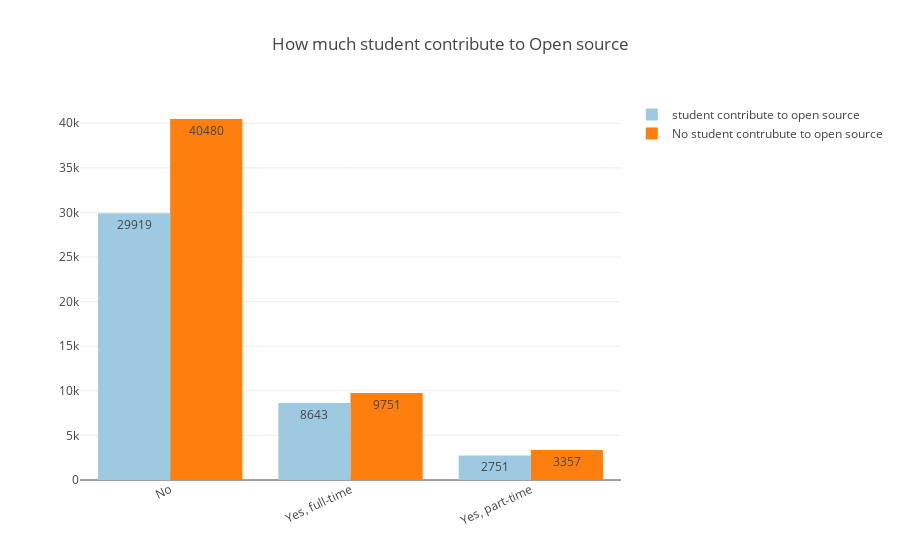

Notebook code cell kept with this figure:
### Code cell
studentsyes = oscontribyes["Student"].value_counts()
studentsno = oscontribNo["Student"].value_counts()
plotlybar(studentsyes.index, studentsyes.values, 'student contribute to open source',
         studentsno.index, studentsno.values, 'No student contrubute to open source',
         '#9ECAE1','#123fgh',title = 'How much student contribute to Open source')

### Figure 1 — Plotly figure (JSON) as saved in the notebook; plotly's stock layout.template omitted (floating-point values rounded to 4 significant figures)
{"data": [{"marker": {"color": "#9ECAE1"}, "name": "student contribute to open source", "orientation": "v", "text": [29919, 8643, 2751], "textposition": "auto", "type": "bar", "x": ["No", "Yes, full-time", "Yes, part-time"], "y": [29919, 8643, 2751]}, {"marker": {"color": "#123fgh"}, "name": "No student contrubute to open source", "orientation": "v", "text": [40480, 9751, 3357], "textposition": "auto", "type": "bar", "x": ["No", "Yes, full-time", "Yes, part-time"], "y": [40480, 9751, 3357]}], "layout": {"barmode": "group", "title": "How much student contribute to Open source", "xaxis": {"tickangle": -25}}}
